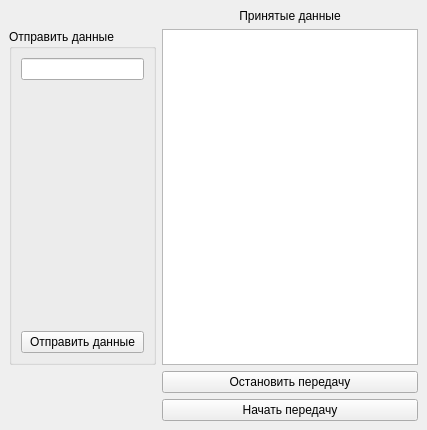
<?xml version="1.0" encoding="UTF-8"?>
<ui version="4.0">
 <class>MainWindow</class>
 <widget class="QMainWindow" name="MainWindow">
  <property name="geometry">
   <rect>
    <x>0</x>
    <y>0</y>
    <width>427</width>
    <height>430</height>
   </rect>
  </property>
  <property name="windowTitle">
   <string>MainWindow</string>
  </property>
  <widget class="QWidget" name="centralwidget">
   <layout class="QGridLayout" name="gridLayout">
    <item row="3" column="1">
     <widget class="QPushButton" name="pb_start">
      <property name="text">
       <string>Начать передачу</string>
      </property>
     </widget>
    </item>
    <item row="1" column="1">
     <widget class="QTextEdit" name="te_result"/>
    </item>
    <item row="2" column="1">
     <widget class="QPushButton" name="pb_stop">
      <property name="text">
       <string>Остановить передачу</string>
      </property>
     </widget>
    </item>
    <item row="0" column="1">
     <widget class="QLabel" name="lb_receiveData">
      <property name="text">
       <string>Принятые данные</string>
      </property>
      <property name="alignment">
       <set>Qt::AlignmentFlag::AlignCenter</set>
      </property>
     </widget>
    </item>
    <item row="1" column="0">
     <widget class="QGroupBox" name="groupBox">
      <property name="title">
       <string>Отправить данные</string>
      </property>
      <layout class="QGridLayout" name="gridLayout_2">
       <item row="2" column="0">
        <widget class="QPushButton" name="pb_sendDatagram">
         <property name="text">
          <string>Отправить данные</string>
         </property>
        </widget>
       </item>
       <item row="0" column="0">
        <widget class="QLineEdit" name="le_textToSend"/>
       </item>
       <item row="1" column="0">
        <spacer name="verticalSpacer">
         <property name="orientation">
          <enum>Qt::Orientation::Vertical</enum>
         </property>
         <property name="sizeHint" stdset="0">
          <size>
           <width>20</width>
           <height>40</height>
          </size>
         </property>
        </spacer>
       </item>
      </layout>
     </widget>
    </item>
   </layout>
  </widget>
 </widget>
 <resources/>
 <connections/>
</ui>
